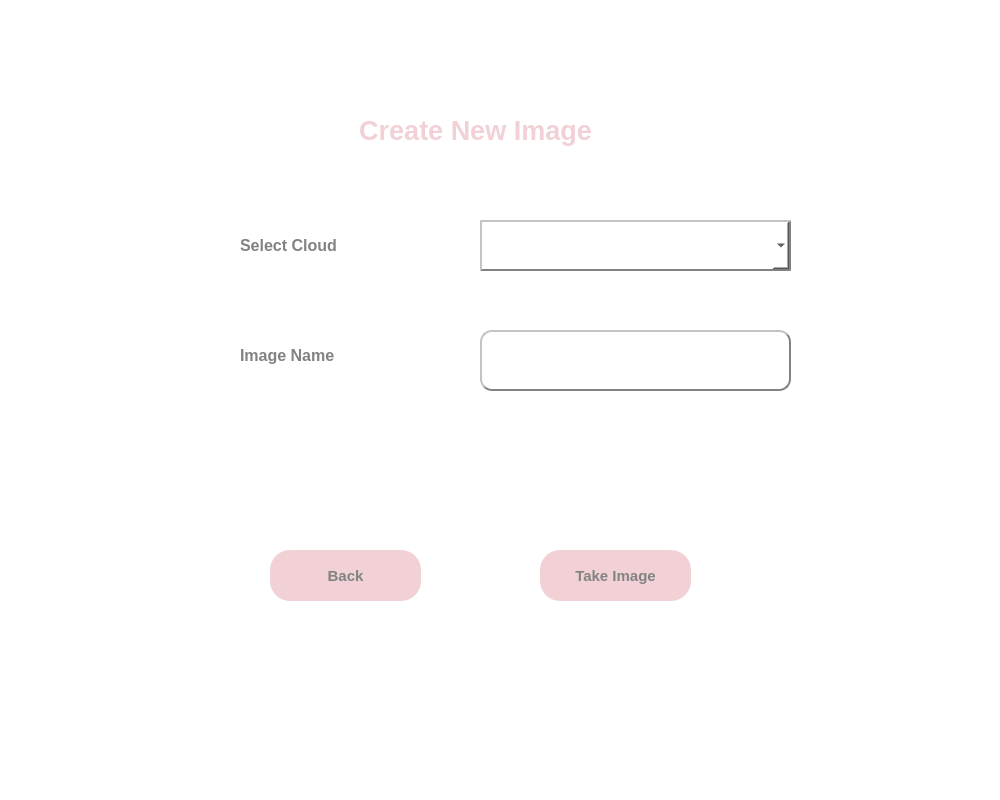
<?xml version="1.0" encoding="UTF-8"?>
<ui version="4.0">
 <class>newImage</class>
 <widget class="QWidget" name="newImage">
  <property name="geometry">
   <rect>
    <x>0</x>
    <y>0</y>
    <width>1000</width>
    <height>800</height>
   </rect>
  </property>
  <property name="windowTitle">
   <string>New Image</string>
  </property>
  <property name="styleSheet">
   <string notr="true">background-color: rgb(255, 255, 255);</string>
  </property>
  <widget class="QLabel" name="label">
   <property name="geometry">
    <rect>
     <x>230</x>
     <y>100</y>
     <width>491</width>
     <height>61</height>
    </rect>
   </property>
   <property name="font">
    <font>
     <pointsize>15</pointsize>
     <weight>75</weight>
     <bold>true</bold>
    </font>
   </property>
   <property name="text">
    <string>&lt;html&gt;&lt;head/&gt;&lt;body&gt;&lt;p&gt;&lt;span style=&quot; font-size:20pt; color:#f1d1d6;&quot;&gt;Create New Image&lt;/span&gt;&lt;/p&gt;&lt;/body&gt;&lt;/html&gt;</string>
   </property>
   <property name="alignment">
    <set>Qt::AlignCenter</set>
   </property>
  </widget>
  <widget class="QLabel" name="label_2">
   <property name="geometry">
    <rect>
     <x>240</x>
     <y>330</y>
     <width>221</width>
     <height>51</height>
    </rect>
   </property>
   <property name="font">
    <font>
     <pointsize>10</pointsize>
     <weight>75</weight>
     <bold>true</bold>
    </font>
   </property>
   <property name="text">
    <string>&lt;html&gt;&lt;head/&gt;&lt;body&gt;&lt;p&gt;&lt;span style=&quot; font-size:12pt; font-weight:600; color:#828282;&quot;&gt;Image Name&lt;/span&gt;&lt;/p&gt;&lt;/body&gt;&lt;/html&gt;</string>
   </property>
  </widget>
  <widget class="QLabel" name="label_3">
   <property name="geometry">
    <rect>
     <x>240</x>
     <y>220</y>
     <width>221</width>
     <height>51</height>
    </rect>
   </property>
   <property name="font">
    <font>
     <pointsize>10</pointsize>
     <weight>50</weight>
     <bold>false</bold>
    </font>
   </property>
   <property name="text">
    <string>&lt;html&gt;&lt;head/&gt;&lt;body&gt;&lt;p&gt;&lt;span style=&quot; font-size:12pt; font-weight:600; color:#828282;&quot;&gt;Select Cloud&lt;/span&gt;&lt;/p&gt;&lt;/body&gt;&lt;/html&gt;</string>
   </property>
  </widget>
  <widget class="QTextEdit" name="image_name">
   <property name="geometry">
    <rect>
     <x>480</x>
     <y>330</y>
     <width>311</width>
     <height>61</height>
    </rect>
   </property>
   <property name="font">
    <font>
     <pointsize>15</pointsize>
    </font>
   </property>
   <property name="styleSheet">
    <string notr="true">background-color: rgb(255, 255, 255);
border:2px outset;
border-color: rgb(130, 130, 130);
border-radius: 12px;</string>
   </property>
  </widget>
  <widget class="QComboBox" name="select_cloud">
   <property name="geometry">
    <rect>
     <x>480</x>
     <y>220</y>
     <width>311</width>
     <height>51</height>
    </rect>
   </property>
   <property name="font">
    <font>
     <pointsize>12</pointsize>
    </font>
   </property>
   <property name="styleSheet">
    <string notr="true">background-color: rgb(255, 255, 255);
border:2px outset;
border-color: rgb(130, 130, 130);</string>
   </property>
  </widget>
  <widget class="QPushButton" name="take">
   <property name="geometry">
    <rect>
     <x>540</x>
     <y>550</y>
     <width>151</width>
     <height>51</height>
    </rect>
   </property>
   <property name="font">
    <font>
     <pointsize>11</pointsize>
     <weight>75</weight>
     <bold>true</bold>
    </font>
   </property>
   <property name="styleSheet">
    <string notr="true">QPushButton
{
	background-color: #f1d1d6;
	color: #828282;
	border-radius:20px;
}

QPushButton:hover
{
	background-color: #ff8b8d;
	color: #656565;
	border-radius:20px;
}</string>
   </property>
   <property name="text">
    <string>Take Image</string>
   </property>
  </widget>
  <widget class="QPushButton" name="back">
   <property name="geometry">
    <rect>
     <x>270</x>
     <y>550</y>
     <width>151</width>
     <height>51</height>
    </rect>
   </property>
   <property name="font">
    <font>
     <pointsize>11</pointsize>
     <weight>75</weight>
     <bold>true</bold>
    </font>
   </property>
   <property name="styleSheet">
    <string notr="true">QPushButton
{
	background-color: #f1d1d6;
	color: #828282;
	border-radius:20px;
}

QPushButton:hover
{
	background-color: #ff8b8d;
	color: #656565;
	border-radius:20px;
}</string>
   </property>
   <property name="text">
    <string>Back</string>
   </property>
  </widget>
 </widget>
 <resources/>
 <connections/>
</ui>
